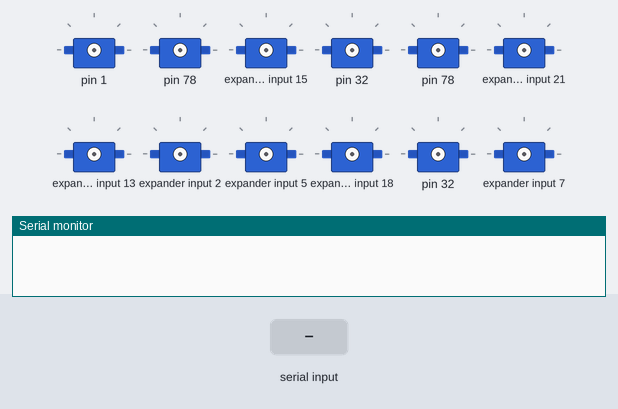
This sketch was run on a simulated Arduino Uno, built with avr-gcc and run on an emulated ATmega328P. Parts: 12 × servo, the last lines printed to the serial monitor. Inputs (shaded band) come from the test bench.

Above: at 0.9 s.
1.0 s: "-" received over Serial
2.5 s: "." received over Serial
4.0 s: "," received over Serial
5.5 s: "90,45\n" received over Serial
7.0 s: "30,150\n" received over Serial
8.5 s: "200\n" received over Serial
At 9.0 s:
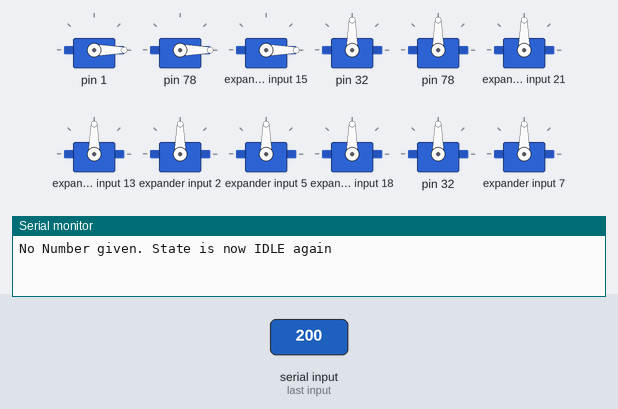
Timing chart, 0 to 11.0 s (numbered marks = the images above; inputs shaded):
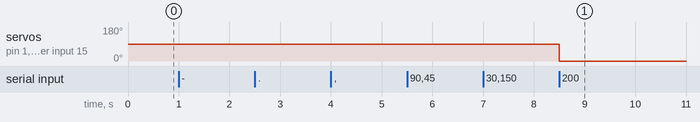

The sketch:

Arduino.ino
```cpp
#include <Arduino.h>
#include "ServoControl.h"
#include "InputManager.h"

ServoControl servoControl;
InputManager inputManager;

// TODO: fill with all 18 pins
uint8_t pins[]{
  1
};

void setup() {
  Serial.begin(9600);
  servoControl.begin(pins);
  inputManager.begin();
}

void loop() {
  servoControl.update();
  inputManager.update();
}
```

InputManager.cpp
```cpp
#include "ServoControl.h"
#include "InputManager.h"

extern ServoControl servoControl;

float pow10(int n) {
  if (n > 0) {
    float out = 1;
    for (int i = 0; i < n; i++) { out *= 10; }
    return out;
  }
  if (n < 0) {
    float out = 1;
    for (int i = 0; i > n; i--) { out /= 10; };
    return out;
  }
  return 1;
}

InputManager::InputManager() {
  p = inputBuffer;
}

int InputManager::begin() {

}

int InputManager::update() {
  switch (state) {
    case IDLE: {
      if (Serial.available()) {
        char c = Serial.read();
        command = c;
        state = RECIEVE_SIGN;
      }
      break;
    }
    case RECIEVE_SIGN: {
      if (Serial.available()) {
        char c = Serial.read();
        p = inputBuffer;
        switch (c) {
          case '-': {
            inputNumSign = NEGATIVE;
            inputNum = 0;
            commaPosition = 0;
            hadComma = 0;
            state = RECIEVE_NUM;
            break;
          }
          default: {
            if (c >= '0' && c <= '9') {
              *p = c;
              p++;
              inputNum = 0;
              inputNumSign = POSITIVE;
              commaPosition = 1;
              hadComma = 0;
              state = RECIEVE_NUM;
            }
            else {
              Serial.println("No Number given. State is now IDLE again");
              state = IDLE;
            }
            break;
          }
        }
      }
      break;
    }
    case RECIEVE_NUM: {
      if (Serial.available()) {
        char c = Serial.read();
        if (c >= '0' && c <= '9') {
          *p = c;
          p++;
          if (!hadComma)
            commaPosition++;
        }
        else if ((c == '.' || c == ',') && p != inputBuffer) {
          commaPosition = p - inputBuffer;
          hadComma = 1;
        }
        else if (c == '.' || c == ',') {
          Serial.println("Had a comma on the first position. Returning state to Idle");
          state = IDLE;
        }
        else {
          *p = 0;
          state = EVALUATE;
        }
      }
      break;
    }
    case EVALUATE: {
      for (char *q = inputBuffer; *q; ++q) {
        inputNum += (*q - '0') * pow10(p - q - 1 - (p - inputBuffer - commaPosition));
      }
      inputNum *= ((inputNumSign == POSITIVE) ? 1 : -1);
      p = inputBuffer;

      servoControl.setAngle(command - 'a', inputNum);

      state = IDLE;
      break;
    }
  }
}
```

InputManager.h
```cpp
#ifndef INPUT_MANAGER_H
#define INPUT_MANAGER_H

enum States {
  IDLE, RECIEVE_SIGN, RECIEVE_NUM, EVALUATE
};
enum Signs {
  POSITIVE, NEGATIVE
};

class InputManager {
  uint8_t state;
  char  command;
  char *p;
  char inputBuffer[10];
  uint8_t commaPosition;
  bool hadComma;
  bool inputNumSign;
  float inputNum;
public:
  InputManager();

  int begin();
  int update();
};

#endif
```

ServoControl.cpp
```cpp
/*
 *  Autor: Daniel Paar
 *  Datum: 22/05/23
 *  Zweck: Implementation der Servo-Kontrollklasse
 *  Datei: ServoControl.cpp
 */

#include "ServoControl.h"

void ServoControl::switchSlots() {
  uint8_t temp = *slots;
  uint8_t *p = slots, *q = slots + 1;
  for (; q - slots < SERVO_COUNT; ++p, ++q) {
    *p = *q;
  }
  slots[17] = temp;
}

ServoControl::ServoControl() {
  // initialize the angles to 0
  for (float *f = angles; f - angles < SERVO_COUNT; ++f) {
    *f = 0;
  }
  // clear all timers
  for (int i = 0; i < MAX_SERVOS_MOVING; ++i) {
    timer[i].set(0);
  }
  // initialize slots array
  for (int i = 0; i < SERVO_COUNT; i++) {
    slots[i] = i;
  }
}

int ServoControl::begin(uint8_t *pins) {
  for (int i = 0; i < SERVO_COUNT; ++i) {
    while (!Serial.available()) { }
    Serial.read();

    servos[i].attach(pins[i]);
    // wait between each servo initialization
  }
}

int ServoControl::update() {
  for (int i = 0; i < MAX_SERVOS_MOVING; i++) {
    if (timer[i].isElapsed()) {
      uint8_t servo = *slots;
      timer[i].set(SERVO_MOVE_TIME);
      if (servo < 3) {
        servos[servo].write(angles[servo]);
      }
      switchSlots();
    }
  }
}

void ServoControl::setAngle(uint8_t servo, float angle) {
  this->angles[servo] = angle;

  // Serial.print("Servo ");
  // Serial.print(servo);
  // Serial.print(": ");
  // Serial.println(angles[servo]);
}

void ServoControl::setAngle(uint8_t leg, uint8_t servo, float angle) {
  this->setAngle(3*leg + servo, angle);

  // Serial.print("Leg: ");
  // Serial.print(leg);
  // Serial.print(", Servo: ");
  // Serial.println(servo);
}
```

ServoControl.h
```cpp
/*
 *  Autor: Daniel Paar
 *  Datum: 22/05/23
 *  Zweck: Include Datei der Servo-Kontrollklasse
 *  Datei: ServoControl.h
 */

#ifndef SERVO_CONTROL_H
#define SERVO_CONTROL_H

#include <Arduino.h>
#include <Servo.h>
#include "SimpleTimer.h"

#define SERVO_COUNT 18
#define MAX_SERVOS_MOVING 3
#define SERVO_MOVE_TIME 0

class ServoControl {
private:
  Servo servos[SERVO_COUNT];
  float angles[SERVO_COUNT];
  SimpleTimer timer[MAX_SERVOS_MOVING];
  uint8_t slots[SERVO_COUNT];

  void switchSlots();
public:
  ServoControl();
  int begin(uint8_t pins[]);
  int update();
  void setAngle(uint8_t servo, float angle);
  void setAngle(uint8_t leg, uint8_t servo, float angle);
};

#endif
```

SimpleTimer.cpp
```cpp
/*
 *  Autor: MW
 *  Datum: 02/03/23
 *  Datei: SimpleTimer.cpp
 *  Zweck: Timerklasse at ali.
 */

#include "SimpleTimer.h"
#include "Arduino.h"

SimpleTimer::SimpleTimer() {
  this->startTime = 0;
  this->duration = 0;
  this->running = false;
}

void SimpleTimer::set(unsigned long duration) {
  this->startTime = millis();
  this->duration = duration;
  this->running = true;
}

bool SimpleTimer::isElapsed(bool stopTimer = true) {
  bool val = millis() >= this->startTime + this->duration && this->running;
  this->running = !(stopTimer && val);
  return val;
}

bool SimpleTimer::isRunning() {
  return this->running;
}

void SimpleTimer::stop() {
  this->running = false;
}

unsigned long SimpleTimer::current() {
  return millis() - startTime;
}

unsigned long SimpleTimer::remaining() {
  if (this->isElapsed(false))
    return startTime + duration - millis();
  else return 0;
}
```

SimpleTimer.h
```cpp
/*
 *  Autor: MW
 *  Datum: 02/03/23
 *  Datei: SimpleTimer.h
 *  Zweck: Include Datei für Timerklasse at ali.
 */

#ifndef SIMPLE_TIMER_H
#define SIMPLE_TIMER_H

class SimpleTimer {
  unsigned long startTime;
  unsigned long duration;

  bool running;
public:
  SimpleTimer();

  void set(unsigned long duration);
  bool isElapsed(bool stopTimer = true);
  bool isRunning();
  void stop();

  unsigned long current();
  unsigned long remaining();
};

#endif
```

Measured:
- after the input at 8.5 s, servo on pin 1, servo on pin 78, servo on expander input 15: 90° → 0° at once
